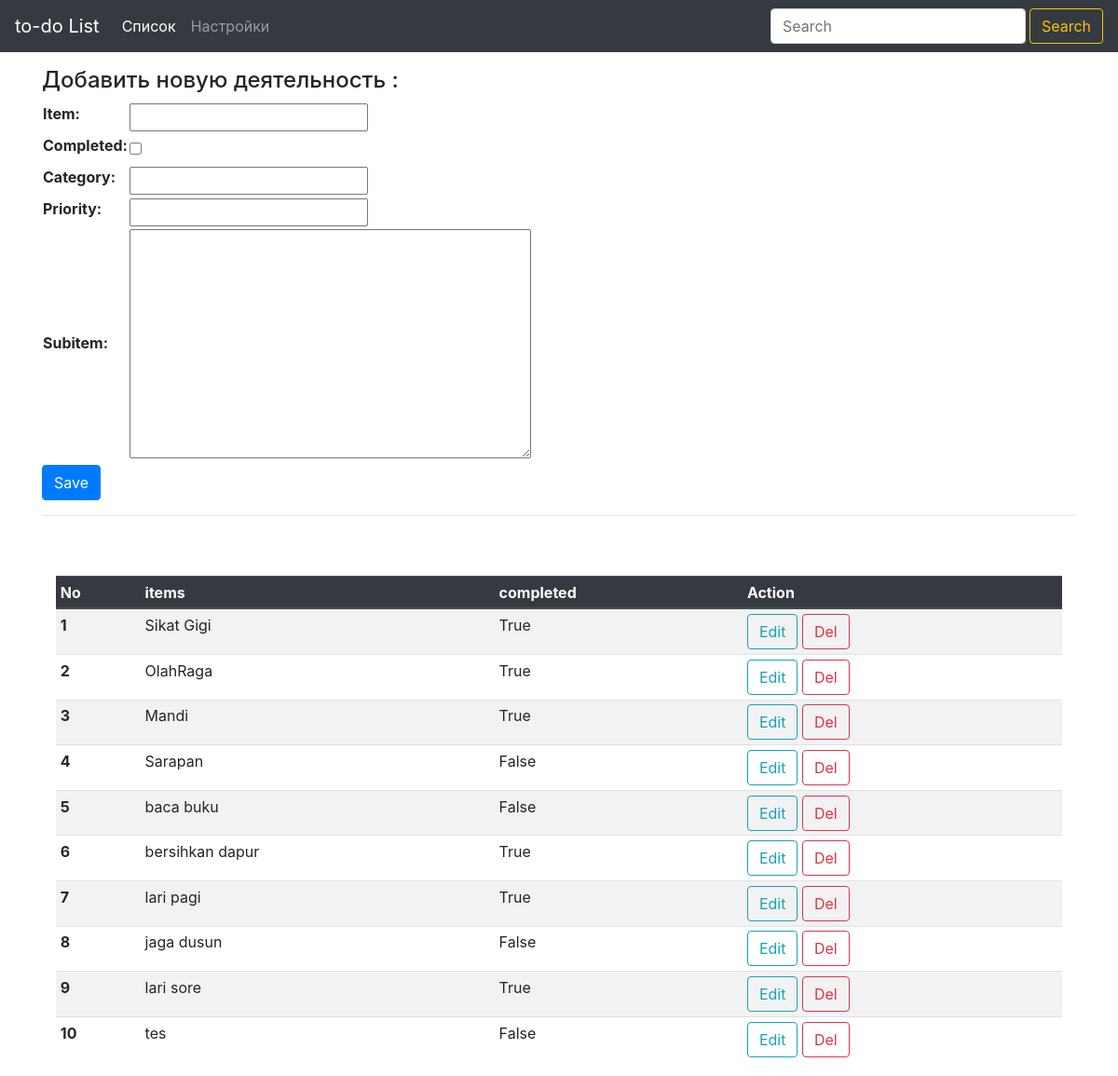
Page /list/create/ on the earlier database version.
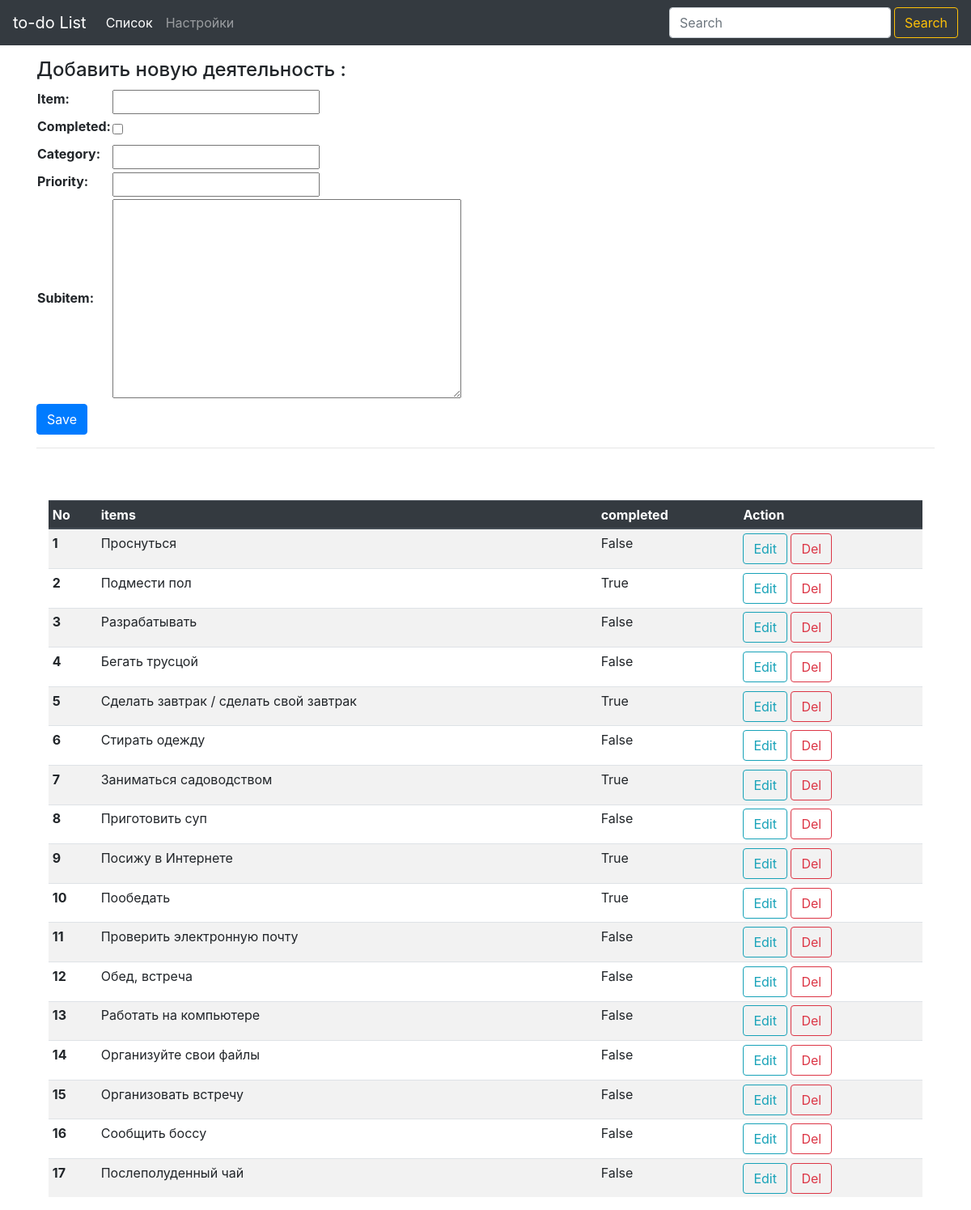
Same page on the later database version.
### list/models.py (models this page shows, shortened)
class List(models.Model):
    item = models.CharField(max_length=200)
    completed = models.BooleanField(default=False)
    category = models.CharField(max_length=50, default='')
    priority = models.CharField(max_length=50, default='')
    subitem = models.TextField(max_length=300, default='', blank=True)

### list/views.py (the view)
# urls.py: url('create/', views.create, name='create'),
def create(request):
    all_items = List.objects.all()
    item_form = ListForm(request.POST or None)
    if request.method == 'POST' :
        if item_form.is_valid():
            item_form.save()
            messages.success(request,('данные добавлены в список!'))
            return redirect ('list/create.html')
    context = {
        "Title" : 'Create',
        'all_items' : all_items,
        "item_form" : item_form,
    }
    return render (request, 'list/create.html', context)

### list/forms.py
class ListForm(forms.ModelForm):
    class Meta:
        model = List
        fields = ["item", "completed", "category", "priority", "subitem"]

### list/templates/list/create.html (shortened to what this page needs)
{% extends 'base.html' %}
{% load static %}
{% block content %}
<div class="container pt-4">
    <div>
    <h4>   Добавить новую деятельность : </h4>
    <form method="POST">
        <table>
            {{item_form}}
        </table>
        <button type="submit" class="btn btn-primary">Save</button>
        <hr>
    </div>
    <div class="container pt-5">
        <table id ="example" class="table table-striped table-hover table-sm">
          <thead class="thead-dark">
            <tr>
              <th scope="col">No</th>
              <th scope="col">items</th>
              <th scope="col">completed</th>
              <th scope="col">Action</th>
            </tr>
          </thead>
          <tbody>
            {% for things in all_items %}
            <tr>
              <th scope="row">{{forloop.counter}}</th>
              <td> {{things.item}} </td>
              <td>{{things.completed}}</td>
              <td>
                <a href="{% url 'list:update' things.id %}"><button type="button" class="btn btn-outline-info">Edit</button></a>
                <a href="{% url 'list:delete' things.id %}" onclick="return confirm('вы уверены в удалении??')"><button type="button" class="btn btn-outline-danger">Del</button></a>
              </td>
            </tr>
            {% endfor %}
          </tbody>
        </table>
      </div>
</div>
{% endblock content %}

Differences in the rows shown:
removed List: item "baca buku", completed "False"
removed List: item "tes", completed "False"
changed List: item "Sikat Gigi" → "Проснуться"; completed "True" → "False"
changed List: item "OlahRaga" → "Подмести пол"
changed List: item "Mandi" → "Разрабатывать"; completed "True" → "False"
changed List: item "Sarapan" → "Бегать трусцой"
added List: item "Сделать завтрак / сделать свой завтрак", completed "True"
changed List: item "bersihkan dapur" → "Стирать одежду"; completed "True" → "False"
changed List: item "lari pagi" → "Заниматься садоводством"
changed List: item "jaga dusun" → "Приготовить суп"
changed List: item "lari sore" → "Посижу в Интернете"
added List: item "Пообедать", completed "True"
added List: item "Проверить электронную почту", completed "False"
added List: item "Обед, встреча", completed "False"
added List: item "Работать на компьютере", completed "False"
added List: item "Организуйте свои файлы", completed "False"
added List: item "Организовать встречу", completed "False"
added List: item "Сообщить боссу", completed "False"
added List: item "Послеполуденный чай", completed "False"
